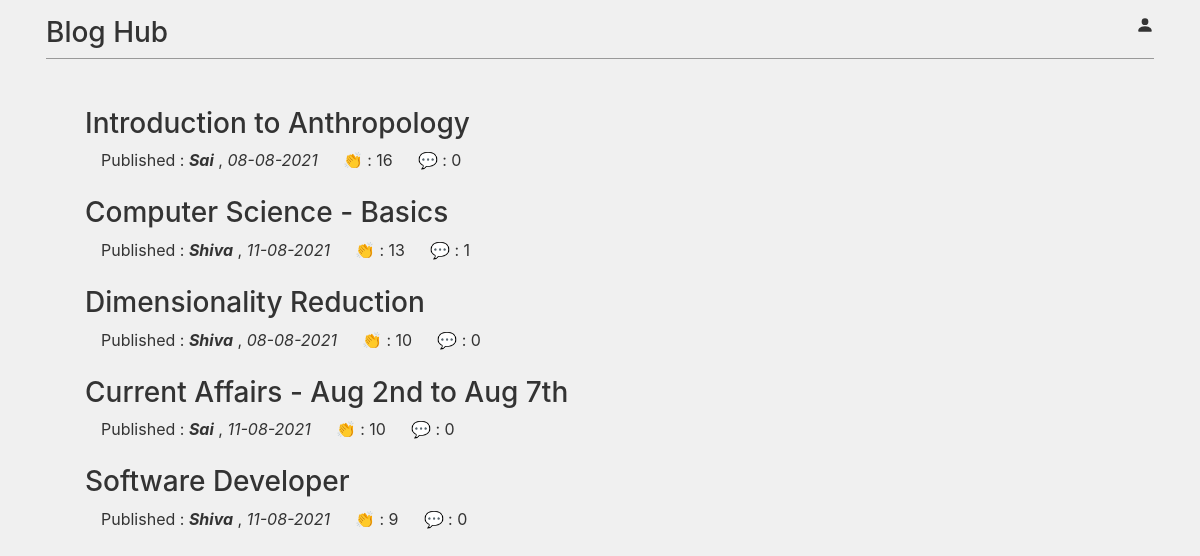
The page / on the database its author committed.
### blog/models.py (models this page shows, shortened)
class Post(models.Model):
    author = models.ForeignKey('auth.User', on_delete=models.CASCADE)
    title = models.CharField(max_length=200)
    text = models.TextField()
    created_date = models.DateTimeField(default=timezone.now)
    published_date = models.DateTimeField(blank=True, null=True)
    claps = models.PositiveSmallIntegerField(default=0)
    def approve_comments(self):
        return self.comments.filter(approved_comment=True)
    class Meta:
        order_with_respect_to='author'

### blog/views.py (the view)
# urls.py: url(r'^$',views.PostListView.as_view(),name='post_list'),
class PostListView(ListView):
    model = Post
    def get_queryset(self):
        return Post.objects.filter(published_date__lte=timezone.now()).order_by('-claps')

### blog/templates/blog/post_list.html (shortened to what this page needs)
{% extends 'blog/base.html' %}
{% block content %}
<div class="centerstage">
    {% for post in post_list %}
        <div class="post mb-4">
            <h3><a class="text-decoration-none" href="{% url 'post_detail' pk=post.pk %}">{{ post.title }}</a></h3>
            <a class="pl-3 text-decoration-none" class="pl-3 text-decoration-none" style="margin-bottom: 8px;">Published : <b><i>{{ post.author | title }}</i></b> , <i>{{ post.published_date|date:'d-m-Y'}}</i></a>
            &emsp; 👏 : {{ post.claps }}</a>
            <a class="text-decoration-none" href="{% url 'post_detail' pk=post.pk %}">
                💬
                : {{ post.approve_comments.count }}
            </a>
        </div>
    {% endfor %}
</div>
{% endblock %}

### blog/templates/blog/base.html (shortened to what this page needs)
<!DOCTYPE html>
{% load static %}
<html>
  <head>
    <link rel="stylesheet" href="//cdn.jsdelivr.net/npm/medium-editor@latest/dist/css/medium-editor.min.css" type="text/css" media="screen" charset="utf-8">
    <link rel="stylesheet" href="https://cdn.jsdelivr.net/npm/bootstrap@4.6.0/dist/css/bootstrap.min.css">
    <link href="https://getbootstrap.com/docs/4.5/dist/css/bootstrap.min.css" rel="stylesheet">
    <link rel="stylesheet" href="{% static 'css/cover.css' %}">
  </head>
  <body >
    <div class="container d-flex flex-column w-100 h-100 p-3 mx-auto">
      <div class="masthead" >
        <div class="inner" >
          <a class="masthead-brand text-decoration-none"  href="{% url 'post_list' %}"><h3>Blog Hub</h3></a>
          <nav class="nav nav-masthead justify-content-center" >
            {% if user.is_authenticated %}
            {% if request.path == "/" %}
              <a class="nav-link" href="{% url 'post_new' %}" >New Post</a>
              <a class="nav-link" href="{% url 'post_draft_list' %}" >Drafts</a>
              <a class="nav-link" href="{% url 'logout' %}" >Log out</a>
              <a class="nav-link border-bottom-0" >Welcome: {{ user.username }}</a>
              {% elif request.path == "/drafts/" %}
                <a class="nav-link " href="{% url 'post_new' %}" >New Post</a>
                <a class="nav-link active" href="{% url 'post_draft_list' %}" >Drafts</a>
                <a class="nav-link" href="{% url 'logout' %}" >Log out</a>
                <a class="nav-link border-bottom-0" >Welcome: {{ user.username }}</a>
                {% else %}
                <a class="nav-link active" href="{% url 'post_new' %}" >New Post</a>
                <a class="nav-link " href="{% url 'post_draft_list' %}" >Drafts</a>
                <a class="nav-link" href="{% url 'logout' %}">Log out</a>
                <a class="nav-link border-bottom-0" >Welcome: {{ user.username }}</a>
              {% endif %}
            {% else %}
              <a class='nav navbar-right' href="{% url 'login' %}" >
                <svg xmlns="http://www.w3.org/2000/svg" width="18" height="18" fill="currentColor" class="bi bi-person-fill" viewBox="0 0 16 16">
                  <path d="M3 14s-1 0-1-1 1-4 6-4 6 3 6 4-1 1-1 1H3zm5-6a3 3 0 1 0 0-6 3 3 0 0 0 0 6z"/>
                </svg>
              </a>
            {% endif %}
          </nav>
        </div>
        <hr>
      </div>
      <main  class="inner cover" >
        <div class="content container" >
          <div class="row">
            <div class="col-md-9">
              <div class="blog_posts">
                {% block content %}
                {% endblock %}
              </div>
            </div>
            <div class="col-md-3">
            </div>
          </div>
        </div>
      </main>
  </div>
  </body>
</html>

### blog/static/css/cover.css (style rules this page uses)
a, a:focus, a:hover { color: #333; }
html, body { background-color: rgb(240, 240, 240) ; }
body { line-height: 1.5rem; font-size: 1rem; height: 100%!important; display: -ms-flexbox; display: flex; color: #333; }
.masthead { margin-bottom: 2rem; }
hr { box-sizing:inherit; height: 1.2px; border: 0; overflow: visible; margin-top: 1rem; margin-bottom: 1rem; background-color: #999; width: 100%; clear:both; }
.masthead-brand { margin-bottom: 0; }
@media (min-width: 48em) { .masthead-brand { float: left; } }
@media (min-width: 48em) { .nav-masthead { float: right; } }
.cover { padding: 0 1.5rem; }

### rows shown on the page
Post: title "Introduction to Anthropology", author "Sai", published_date "08-08-2021", claps "16", approve_comments.count "0"
Post: title "Computer Science - Basics", author "Shiva", published_date "11-08-2021", claps "13", approve_comments.count "1"
Post: title "Dimensionality Reduction", author "Shiva", published_date "08-08-2021", claps "10", approve_comments.count "0"
Post: title "Current Affairs - Aug 2nd to Aug 7th", author "Sai", published_date "11-08-2021", claps "10", approve_comments.count "0"
Post: title "Software Developer", author "Shiva", published_date "11-08-2021", claps "9", approve_comments.count "0"
